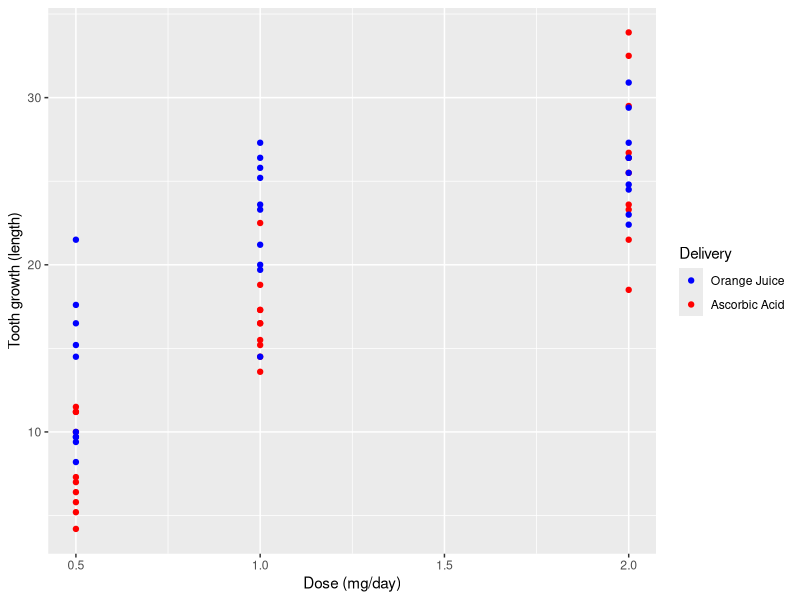

Generate this figure with R:
## ---- chunk 1
knitr::opts_chunk$set(echo = FALSE)
## ---- chunk 2
head(ToothGrowth)
table(ToothGrowth$supp, ToothGrowth$dose)
## ---- chunk 3
library(ggplot2)
g = ggplot(ToothGrowth, aes(x = dose, y = len, colour = supp)) + geom_point() +
      labs(x="Dose (mg/day)", y="Tooth growth (length)") +
      scale_color_manual(name = "Delivery", labels = c("Orange Juice","Ascorbic Acid"),
                          values = c("blue", "red"))
g
## ---- chunk 4
oj <- ToothGrowth[ToothGrowth$supp == 'OJ',]
vc <- ToothGrowth[ToothGrowth$supp == 'VC',]
suppTTest <- t.test(oj$len, vc$len, var.equal = FALSE)
suppTTest
## ---- chunk 5
xtabs(len ~ dose, aggregate(len ~ dose,ToothGrowth,mean)) 
xtabs(len ~ supp, aggregate(len ~ supp,ToothGrowth,mean))
xtabs(len ~ dose, aggregate(len ~ dose,ToothGrowth,quantile))
xtabs(len ~ supp, aggregate(len ~ supp,ToothGrowth,quantile))
xtabs(len ~ dose + supp, aggregate(len ~ dose + supp,ToothGrowth,mean)) 

